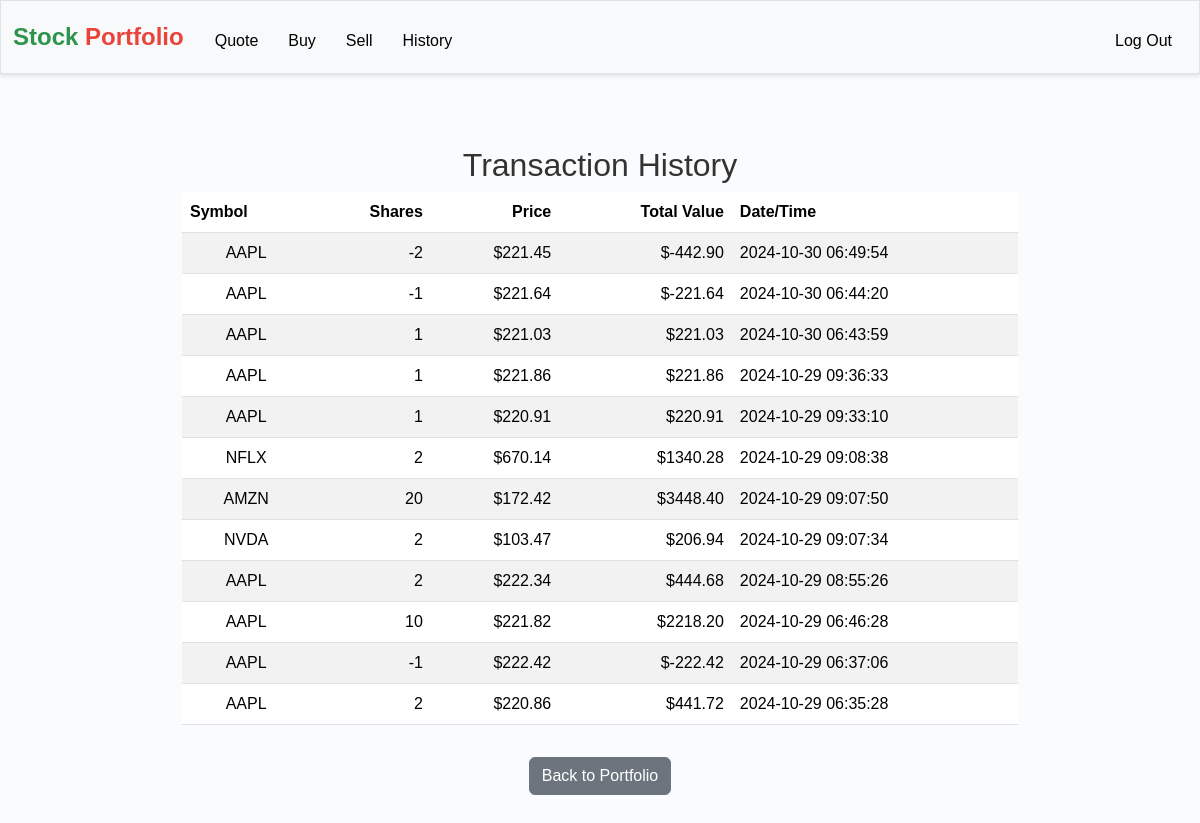
Screenshot of /history (signed in) with the database file from the repository.
### app.py (models this page shows, shortened)
class Trade(db.Model):
    __tablename__ = 'trades'
    id = db.Column(db.Integer, primary_key=True)
    user_id = db.Column(db.Integer, db.ForeignKey('users.id'), nullable=False)
    symbol = db.Column(db.String(10), nullable=False)
    shares = db.Column(db.Integer, nullable=False)
    price = db.Column(db.Float, nullable=False)
    timestamp = db.Column(db.DateTime, default=datetime.utcnow)

### app.py (the view)
@app.route("/history")
@login_required
def history():
    transactions = Trade.query.filter_by(user_id=session["user_id"])\
                              .order_by(Trade.timestamp.desc()).all()
    return render_template("history.html", transactions=transactions)

### app.py (called while the page is built)
@app.after_request
def after_request(response):
    response.headers["Cache-Control"] = "no-cache, no-store, must-revalidate"
    response.headers["Expires"] = 0
    response.headers["Pragma"] = "no-cache"
    return response

### helpers.py (called while the page is built)
def login_required(f):
    @wraps(f)
    def decorated_function(*args, **kwargs):
        if session.get("user_id") is None:
            flash("You must be logged in to access this page.")
            return redirect("/login")
        return f(*args, **kwargs)
    return decorated_function

### templates/history.html (shortened to what this page needs)
{% extends "layout.html" %}
{% block main %}
    <div class="container mt-4">
        <h2>Transaction History</h2>
        {% if transactions %}
            <table class="table table-striped">
                <thead class="thead-light">
                    <tr>
                        <th class="text-start">Symbol</th>
                        <th class="text-end">Shares</th>
                        <th class="text-end">Price</th>
                        <th class="text-end">Total Value</th>
                        <th class="text-start">Date/Time</th>
                    </tr>
                </thead>
                <tbody>
                    {% for transaction in transactions %}
                        <tr>
                            <td>{{ transaction.symbol }}</td>
                            <td class="text-end">{{ transaction.shares }}</td>
                            <td class="text-end">${{ "{:.2f}".format(transaction.price)  }}</td>
                            <td class="text-end">${{ "{:.2f}".format(transaction.shares * transaction.price) }}</td>
                            <td class="text-start">{{ transaction.timestamp }}</td>
                        </tr>
                    {% endfor %}
                </tbody>
            </table>
        {% else %}
            <div class="alert alert-info" role="alert">
                No transaction history available.
            </div>
        {% endif %}
        <a href="/" class="btn btn-secondary mt-3">Back to Portfolio</a>
    </div>
{% endblock %}

### templates/layout.html (shortened to what this page needs)
<!DOCTYPE html>
<html lang="en">
<head>
    <link href="https://cdn.jsdelivr.net/npm/bootstrap@5.3.3/dist/css/bootstrap.min.css" rel="stylesheet">
    <link href="/static/styles.css" rel="stylesheet">
</head>
<body>
    <nav class="bg-light border navbar navbar-expand-md navbar-light">
        <div class="container-fluid">
            <a class="navbar-brand" href="/">
               <span class="green">Stock</span> <span class="red">Portfolio</span>
            </a>
            <div class="collapse navbar-collapse" id="navbar">
                {% if session["user_id"] %}
                    <ul class="navbar-nav me-auto mt-2">
                        <li class="nav-item"><a class="nav-link" href="/quote">Quote</a></li>
                        <li class="nav-item"><a class="nav-link" href="/buy">Buy</a></li>
                        <li class="nav-item"><a class="nav-link" href="/sell">Sell</a></li>
                        <li class="nav-item"><a class="nav-link" href="/history">History</a></li>
                    </ul>
                    <ul class="navbar-nav ms-auto mt-2">
                        <li class="nav-item"><a class="nav-link" href="/logout">Log Out</a></li>
                    </ul>
                {% else %}
                    <ul class="navbar-nav ms-auto mt-2">
                        <li class="nav-item"><a class="nav-link" href="/register">Register</a></li>
                        <li class="nav-item"><a class="nav-link" href="/login">Log In</a></li>
                    </ul>
                {% endif %}
            </div>
        </div>
    </nav>
    <main class="container py-5 text-center">
        {% block main %}{% endblock %}
    </main>
</body>
</html>

### static/styles.css (style rules this page uses)
nav .navbar-brand { font-size: xx-large; }
nav .navbar-brand .red { color: #ea433b; }
nav .navbar-brand .green { color: #2e944b; }
body { font-family: 'Arial', sans-serif; background-color: #f4f7fa6d; margin: 0; padding: 0; }
a { text-decoration: none; color: black; }
nav.navbar { background-color: #343a40; padding: 10px 0; box-shadow: 0 2px 4px rgba(0, 0, 0, 0.1); }
nav.navbar .navbar-brand { color: black; font-weight: bold; font-size: 24px; }
nav.navbar .navbar-nav .nav-link { color: black; padding: 10px 15px; font-size: 16px; }
main.container { max-width: 900px; margin: 0 auto; padding: 20px; }
h1, h2 { color: #333; font-size: 2rem; }

### rows the page displays
Trade: price "221.45", transaction.shares*transaction.price "-442.90"
Trade: price "221.64", transaction.shares*transaction.price "-221.64"
Trade: price "221.03", transaction.shares*transaction.price "221.03"
Trade: price "221.86", transaction.shares*transaction.price "221.86"
Trade: price "220.91", transaction.shares*transaction.price "220.91"
Trade: price "670.14", transaction.shares*transaction.price "1340.28"
Trade: price "172.42", transaction.shares*transaction.price "3448.40"
Trade: price "103.47", transaction.shares*transaction.price "206.94"
Trade: price "222.34", transaction.shares*transaction.price "444.68"
Trade: price "221.82", transaction.shares*transaction.price "2218.20"
Trade: price "222.42", transaction.shares*transaction.price "-222.42"
Trade: price "220.86", transaction.shares*transaction.price "441.72"
